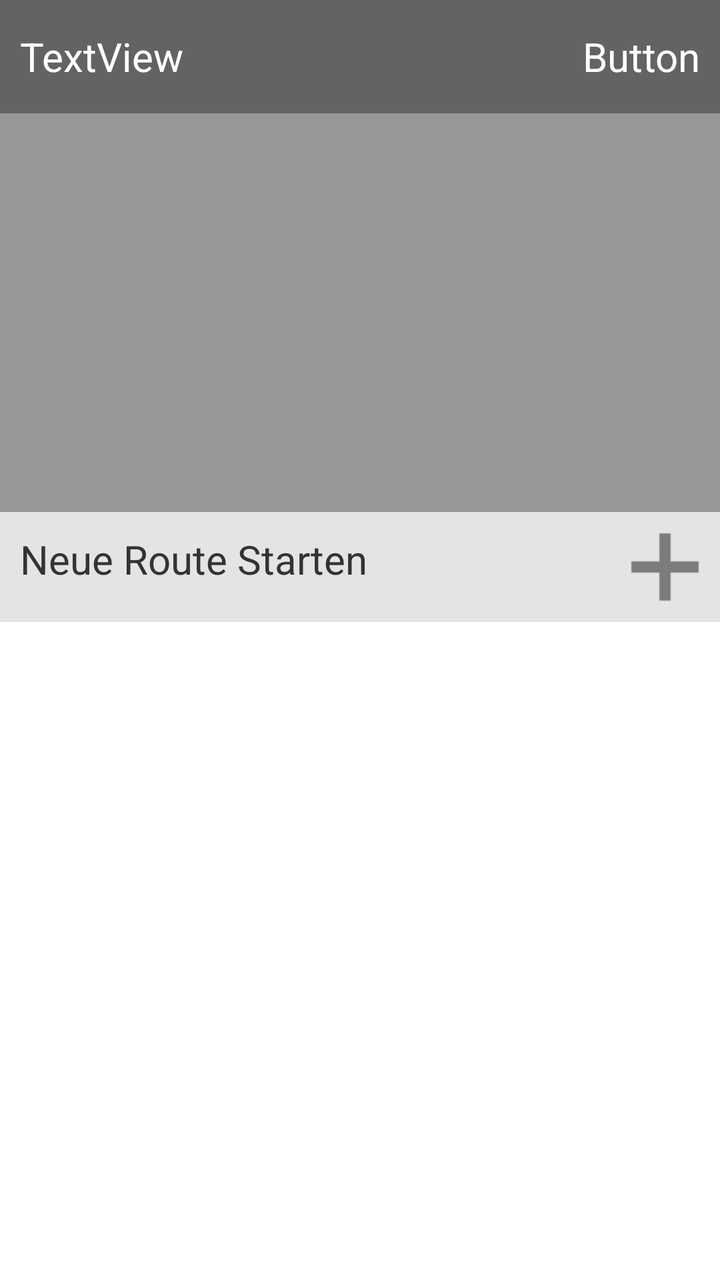
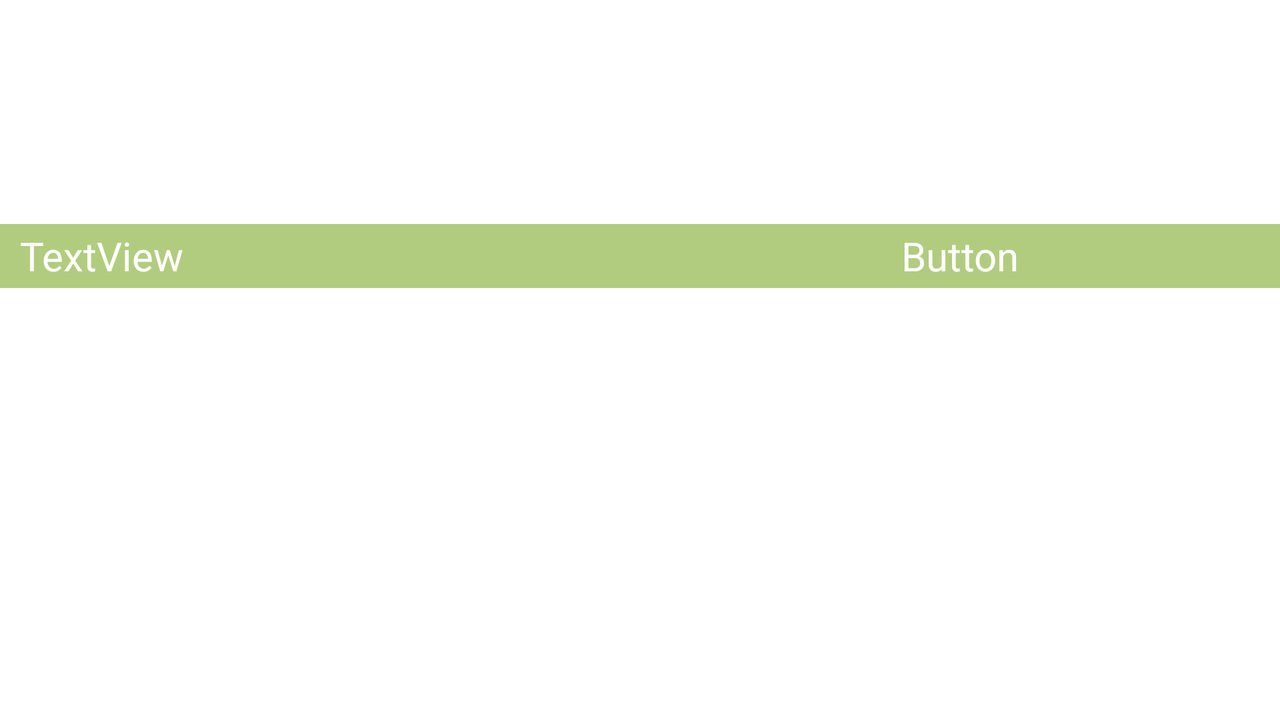

Compare how this app lays out the same screen by default and in its alternative resource folder. The renders come first, then the two layout files and the values they reference.
<!-- AndroidManifest.xml: application theme Theme.Appbasetheme -->
<!-- res/layout/fragment_main.xml -->
<?xml version="1.0" encoding="utf-8"?>

<LinearLayout xmlns:android="http://schemas.android.com/apk/res/android"
    android:id="@+id/LinearLayout1"
    android:layout_width="fill_parent"
    android:layout_height="fill_parent"
    android:orientation="vertical" >

    <RelativeLayout
        android:layout_width="match_parent"
        android:layout_height="0dp"
        android:layout_weight="@integer/weightMainMap"
        android:background="@color/gray" >

        <FrameLayout
            android:id="@+id/map"
            android:layout_width="fill_parent"
            android:layout_height="fill_parent"
            android:layout_weight="1"
            android:gravity="center" 
            android:layout_marginBottom="5dp">
        </FrameLayout>

        <FrameLayout
            android:layout_width="match_parent"
            android:layout_height="match_parent"
            android:layout_weight="1" >

            <LinearLayout
                android:layout_width="match_parent"
                android:layout_height="match_parent"
                android:orientation="vertical" >

                <LinearLayout
                    android:layout_width="match_parent"
                    android:layout_height="0dp"
                    android:layout_weight="@integer/weightTextBarMainMap"
                    android:background="@color/gray"
                    android:gravity="center_vertical" >

                    <TextView
                        android:id="@+id/txtViewPic"
                        android:layout_width="0dp"
                        android:layout_height="wrap_content"
                        android:layout_weight="1"
                        android:maxLines="1"
                        android:paddingLeft="10dp"
                        android:text="TextView"
                        android:textColor="@color/white"
                        android:textSize="@dimen/h1" />

                    <TextView
                        android:id="@+id/txtViewDatePreview"
                        android:layout_width="0dp"
                        android:layout_height="wrap_content"
                        android:layout_marginRight="10dp"
                        android:layout_weight="1"
                        android:gravity="right"
                        android:background="#00000000"
                        android:text="Button"
                        android:textColor="@color/white"
                        android:textSize="@dimen/h1" />
                </LinearLayout>

                <FrameLayout
                    android:layout_width="match_parent"
                    android:layout_height="0dp"
                    android:layout_weight="7" >
                </FrameLayout>
            </LinearLayout>
        </FrameLayout>
    </RelativeLayout>

    <RelativeLayout
        android:layout_width="match_parent"
        android:layout_height="0dp"
        android:layout_weight="@integer/weightMainList" >

        <LinearLayout
            android:layout_width="match_parent"
            android:layout_height="match_parent"
            android:orientation="vertical" >

         

            <ViewFlipper
                android:id="@+id/vf"
                android:layout_width="fill_parent"
                android:layout_height="wrap_content"
                 >

                <include
                    android:id="@+id/includeNewElement"
                    layout="@layout/allrouteslist_create_route_item" />

                <include
                    android:id="@+id/includeCurrentElement"
                    layout="@layout/allrouteslist_active_route_item" />
            </ViewFlipper>

      

            <ListView
                android:id="@+id/listView1"
                android:layout_width="fill_parent"
                android:layout_height="fill_parent"
                android:drawSelectorOnTop="false"
                android:listSelector="#e6e6e6"
                android:longClickable="true" >
            </ListView>
        </LinearLayout>
    </RelativeLayout>

</LinearLayout>
<!-- res/layout/allrouteslist_create_route_item.xml (included above) -->
<?xml version="1.0" encoding="utf-8"?>

<LinearLayout xmlns:android="http://schemas.android.com/apk/res/android"
    android:layout_width="fill_parent"
    android:layout_height="wrap_content"
    android:layout_gravity="center_horizontal"
    android:background="#e4e4e4"
    android:orientation="horizontal" >

    <LinearLayout
        android:layout_width="fill_parent"
        android:layout_height="wrap_content"
        android:layout_gravity="center_vertical"
        android:layout_margin="10dp"
        android:orientation="horizontal" >

        <TextView
            android:id="@+id/textNewRoute"
            android:layout_width="wrap_content"
            android:layout_height="wrap_content"
            android:text="Neue Route Starten"
            android:textColor="#333"
            android:textSize="@dimen/h1" />

        <LinearLayout
            android:layout_width="fill_parent"
            android:layout_height="wrap_content"
            android:gravity="right"
            android:orientation="horizontal" >

            <Button
                android:id="@+id/imagebuttonCreate"
                android:layout_width="35dp"
                android:layout_height="35dp"
                android:background="@drawable/icon_new_route"
                android:clickable="false"
                android:focusable="false"
                android:focusableInTouchMode="false"
                android:textColor="@color/white"
                android:textSize="@dimen/h1" />
        </LinearLayout>
    </LinearLayout>

</LinearLayout>
<!-- res/layout/allrouteslist_active_route_item.xml (included above) -->
<?xml version="1.0" encoding="utf-8"?>

<LinearLayout xmlns:android="http://schemas.android.com/apk/res/android"
    android:layout_width="fill_parent"
    android:layout_height="wrap_content"
    android:layout_gravity="center_horizontal"
    android:background="@color/lightgreen"
    android:orientation="horizontal" >

    <LinearLayout
        android:layout_width="fill_parent"
        android:layout_height="wrap_content"
        android:layout_gravity="center_vertical"
        android:layout_margin="@dimen/marginListElement"
        android:orientation="horizontal" >

        <TextView
            android:id="@+id/textRouteNameActive"
            android:layout_width="wrap_content"
            android:layout_height="wrap_content"
            android:layout_gravity="center_vertical"
            android:textColor="@color/white"
            android:textSize="@dimen/h1" />

        <ImageView
            android:id="@+id/ivPlayAnim"
            android:layout_width="15dp"
            android:layout_height="15dp"
            android:layout_gravity="center_vertical"
            android:layout_marginLeft="10dp"
            android:scaleType="fitCenter"
            android:src="@anim/anim_android" />

        <TextView
            android:id="@+id/textRouteDateActive"
            android:layout_width="wrap_content"
            android:layout_height="wrap_content"
            android:layout_marginLeft="10dp"
            android:textColor="@color/white"
            android:textSize="@dimen/h2" />

        <LinearLayout
            android:layout_width="fill_parent"
            android:layout_height="wrap_content"
            android:gravity="right"
            android:orientation="horizontal" >

            <Button
                android:id="@+id/imagebuttonContinue"
                android:layout_width="35dp"
                android:layout_height="35dp"
                android:background="@drawable/icon_play"
                android:clickable="true"
                android:focusable="false"
                android:focusableInTouchMode="false"
                android:textColor="@color/white"
                android:textSize="@dimen/h1" />
        </LinearLayout>
    </LinearLayout>

</LinearLayout>
<!-- resources referenced by this layout -->
<resources>
  <color name="gray">#80303030</color>
  <color name="lightgreen">#88CC00</color>
  <color name="white">#ffff</color>
  <!-- from res/values-normal/ -->
  <dimen name="h1">20dp</dimen>
  <!-- from res/values-normal/ -->
  <dimen name="h2">18dp</dimen>
  <!-- from res/values-normal/ -->
  <integer name="weightMainList">3</integer>
  <!-- from res/values-normal/ -->
  <integer name="weightMainMap">2</integer>
  <!-- from res/values-normal/ -->
  <integer name="weightTextBarMainMap">2</integer>
  <!-- drawable selectable_background_appbasetheme (drawable) -->
  <?xml version="1.0" encoding="utf-8"?>
  
  
  <selector xmlns:android="http://schemas.android.com/apk/res/android"
          android:exitFadeDuration="@android:integer/config_mediumAnimTime" >
      <item android:state_pressed="false" android:state_focused="true" android:drawable="@drawable/list_focused_appbasetheme" />
      <item android:state_pressed="true" android:drawable="@drawable/list_pressed_appbasetheme" />
      <item android:drawable="@android:color/transparent" />
  </selector>
  <style name="PopupMenu.Appbasetheme" parent="@android:style/Widget.Holo.Light.ListPopupWindow">
          <item name="android:popupBackground">@drawable/menu_dropdown_panel_appbasetheme</item>
      </style>
  <style name="DropDownListView.Appbasetheme" parent="@android:style/Widget.Holo.Light.ListView.DropDown">
          <item name="android:listSelector">@drawable/selectable_background_appbasetheme</item>
      </style>
  <style name="ActionBarTabStyle.Appbasetheme" parent="@android:style/Widget.Holo.Light.ActionBar.TabView">
          <item name="android:background">@drawable/tab_indicator_ab_appbasetheme</item>
      </style>
  <style name="DropDownNav.Appbasetheme" parent="@android:style/Widget.Holo.Light.Spinner">
          <item name="android:background">@drawable/spinner_background_ab_appbasetheme</item>
          <item name="android:popupBackground">@drawable/menu_dropdown_panel_appbasetheme</item>
          <item name="android:dropDownSelector">@drawable/selectable_background_appbasetheme</item>
      </style>
  <style name="ActionBar.Solid.Appbasetheme" parent="@android:style/Widget.Holo.Light.ActionBar.Solid">
          <item name="android:background">@drawable/ab_solid_appbasetheme</item>
          <item name="android:backgroundStacked">@drawable/ab_stacked_solid_appbasetheme</item>
          <item name="android:backgroundSplit">@drawable/ab_bottom_solid_appbasetheme</item>
          <item name="android:progressBarStyle">@style/ProgressBar.Appbasetheme</item>
          <item name="android:titleTextStyle">@style/MyTheme.ActionBar.TitleTextStyle</item>
      </style>
  <style name="ActionButton.CloseMode.Appbasetheme" parent="@android:style/Widget.Holo.Light.ActionButton.CloseMode">
          <item name="android:background">@drawable/btn_cab_done_appbasetheme</item>
      </style>
  <style name="ProgressBar.Appbasetheme" parent="@android:style/Widget.Holo.Light.ProgressBar.Horizontal">
          <item name="android:progressDrawable">@drawable/progress_horizontal_appbasetheme</item>
      </style>
  <style name="MyTheme.ActionBar.TitleTextStyle" parent="@android:style/TextAppearance.Holo.Widget.ActionBar.Title">
          <item name="android:textColor">@color/white</item>
      </style>
  <!-- drawable btn_cab_done_appbasetheme (drawable) -->
  <?xml version="1.0" encoding="utf-8"?>
  
  
  <selector xmlns:android="http://schemas.android.com/apk/res/android">
      <item android:state_pressed="true"
          android:drawable="@drawable/btn_cab_done_pressed_appbasetheme" />
      <item android:state_focused="true" android:state_enabled="true"
          android:drawable="@drawable/btn_cab_done_focused_appbasetheme" />
      <item android:state_enabled="true"
          android:drawable="@drawable/btn_cab_done_default_appbasetheme" />
  </selector>
</resources>
<!-- res/layout-normal-land/fragment_main.xml (the author's variant of the layout above) -->
<!-- drawn on the phone turned sideways -->
<?xml version="1.0" encoding="utf-8"?>

<LinearLayout xmlns:android="http://schemas.android.com/apk/res/android"
    android:id="@+id/LinearLayout1"
    android:layout_width="fill_parent"
    android:layout_height="fill_parent"
    android:background="#ffffff"
    android:orientation="vertical" >

    <RelativeLayout
        android:layout_width="match_parent"
        android:layout_height="0dp"
        android:layout_weight="@integer/weightMainMap" >

        <FrameLayout
            android:id="@+id/map"
            android:layout_width="fill_parent"
            android:layout_height="fill_parent"
            android:layout_weight="1"
            android:gravity="center" >
        </FrameLayout>

        <FrameLayout
            android:layout_width="match_parent"
            android:layout_height="match_parent"
            android:layout_weight="1" >

            <LinearLayout
                android:layout_width="match_parent"
                android:layout_height="match_parent"
                android:orientation="vertical" >

                <FrameLayout
                    android:layout_width="match_parent"
                    android:layout_height="0dp"
                    android:layout_weight="7" >
                </FrameLayout>

                <LinearLayout
                    android:layout_width="match_parent"
                    android:layout_height="0dp"
                    android:layout_weight="@integer/weightTextBarMainMap"
                    android:background="#80669900" >

                    <TextView
                        android:id="@+id/txtViewPic"
                        android:layout_width="0dp"
                        android:maxLines="1"
                        android:layout_height="wrap_content"
                        android:layout_weight="1"
                        android:paddingLeft="10dp"
                        android:text="TextView"
                        android:textColor="@color/white"
                        android:textSize="@dimen/h1" />

                    <Button
                        android:id="@+id/ibCamera"
                        android:layout_width="0dp"
                        android:layout_height="wrap_content"
                        android:layout_weight="1"
                        android:background="#00000000"
                        android:text="Button"
                        android:textColor="@color/white"
                        android:textSize="@dimen/h1" />
                </LinearLayout>
            </LinearLayout>
        </FrameLayout>
    </RelativeLayout>

    <ListView
        android:id="@+id/listView1"
        android:layout_width="fill_parent"
        android:layout_height="0dp"
        android:layout_weight="@integer/weightMainList"
        android:drawSelectorOnTop="false"
        android:longClickable="true"
        android:listSelector="#669900" >
    </ListView>

</LinearLayout>
<!-- resources referenced by the variant -->
<!-- as the phone turned sideways resolves them -->
<resources>
  <color name="white">#ffff</color>
  <!-- from res/values-normal/ -->
  <dimen name="h1">20dp</dimen>
  <!-- from res/values-normal/ -->
  <integer name="weightMainList">3</integer>
  <!-- from res/values-normal/ -->
  <integer name="weightMainMap">2</integer>
  <!-- from res/values-normal/ -->
  <integer name="weightTextBarMainMap">2</integer>
  <!-- drawable selectable_background_appbasetheme (drawable) -->
  <?xml version="1.0" encoding="utf-8"?>
  
  
  <selector xmlns:android="http://schemas.android.com/apk/res/android"
          android:exitFadeDuration="@android:integer/config_mediumAnimTime" >
      <item android:state_pressed="false" android:state_focused="true" android:drawable="@drawable/list_focused_appbasetheme" />
      <item android:state_pressed="true" android:drawable="@drawable/list_pressed_appbasetheme" />
      <item android:drawable="@android:color/transparent" />
  </selector>
  <style name="PopupMenu.Appbasetheme" parent="@android:style/Widget.Holo.Light.ListPopupWindow">
          <item name="android:popupBackground">@drawable/menu_dropdown_panel_appbasetheme</item>
      </style>
  <style name="DropDownListView.Appbasetheme" parent="@android:style/Widget.Holo.Light.ListView.DropDown">
          <item name="android:listSelector">@drawable/selectable_background_appbasetheme</item>
      </style>
  <style name="ActionBarTabStyle.Appbasetheme" parent="@android:style/Widget.Holo.Light.ActionBar.TabView">
          <item name="android:background">@drawable/tab_indicator_ab_appbasetheme</item>
      </style>
  <style name="DropDownNav.Appbasetheme" parent="@android:style/Widget.Holo.Light.Spinner">
          <item name="android:background">@drawable/spinner_background_ab_appbasetheme</item>
          <item name="android:popupBackground">@drawable/menu_dropdown_panel_appbasetheme</item>
          <item name="android:dropDownSelector">@drawable/selectable_background_appbasetheme</item>
      </style>
  <style name="ActionBar.Solid.Appbasetheme" parent="@android:style/Widget.Holo.Light.ActionBar.Solid">
          <item name="android:background">@drawable/ab_solid_appbasetheme</item>
          <item name="android:backgroundStacked">@drawable/ab_stacked_solid_appbasetheme</item>
          <item name="android:backgroundSplit">@drawable/ab_bottom_solid_appbasetheme</item>
          <item name="android:progressBarStyle">@style/ProgressBar.Appbasetheme</item>
          <item name="android:titleTextStyle">@style/MyTheme.ActionBar.TitleTextStyle</item>
      </style>
  <style name="ActionButton.CloseMode.Appbasetheme" parent="@android:style/Widget.Holo.Light.ActionButton.CloseMode">
          <item name="android:background">@drawable/btn_cab_done_appbasetheme</item>
      </style>
  <style name="ProgressBar.Appbasetheme" parent="@android:style/Widget.Holo.Light.ProgressBar.Horizontal">
          <item name="android:progressDrawable">@drawable/progress_horizontal_appbasetheme</item>
      </style>
  <style name="MyTheme.ActionBar.TitleTextStyle" parent="@android:style/TextAppearance.Holo.Widget.ActionBar.Title">
          <item name="android:textColor">@color/white</item>
      </style>
  <!-- drawable btn_cab_done_appbasetheme (drawable) -->
  <?xml version="1.0" encoding="utf-8"?>
  
  
  <selector xmlns:android="http://schemas.android.com/apk/res/android">
      <item android:state_pressed="true"
          android:drawable="@drawable/btn_cab_done_pressed_appbasetheme" />
      <item android:state_focused="true" android:state_enabled="true"
          android:drawable="@drawable/btn_cab_done_focused_appbasetheme" />
      <item android:state_enabled="true"
          android:drawable="@drawable/btn_cab_done_default_appbasetheme" />
  </selector>
</resources>
